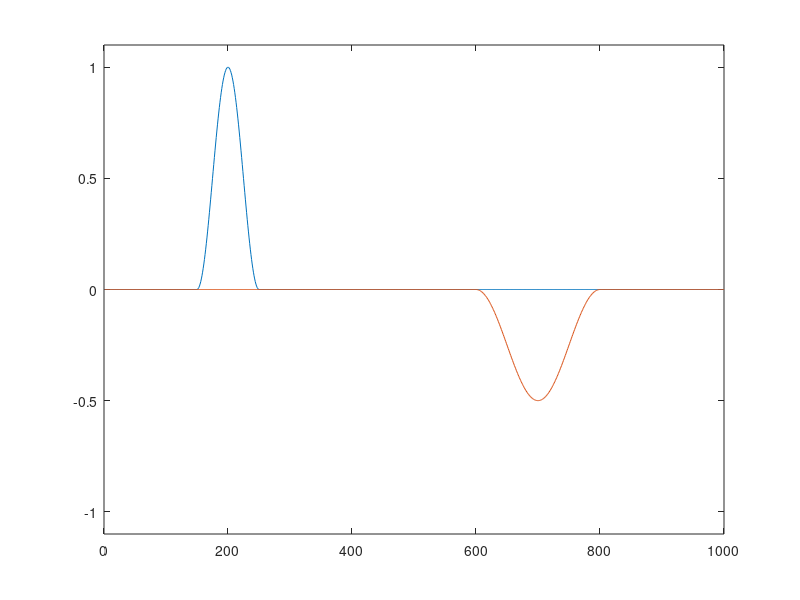

The MATLAB script that drew this image:

N = 1000;
x=0:1/(N-1):1;
startVal = (ceil(0.7 * length(x)) - 1) / ceil(0.7 * length(x));
y = [linspace(0, 1, floor(0.3 * N)), ...
     linspace(startVal, 0, ceil(0.7 * N))]

scatter(x, y)
ylim([-1.1, 1.1])

width = N / 10;
loc = N / 5;
startLoc = floor(loc - (width/2));
y = zeros(N, 1);
y(startLoc:startLoc+width) = hann(width+1);

width = N / 5;
loc = 7 * N / 10;
startLoc = floor(loc - (width/2));
y2 = zeros(N, 1);

y2(startLoc:startLoc+width) = -0.5 * hann(width+1);

plot(y)
hold on;
plot(y2)
ylim([-1.1, 1.1])
